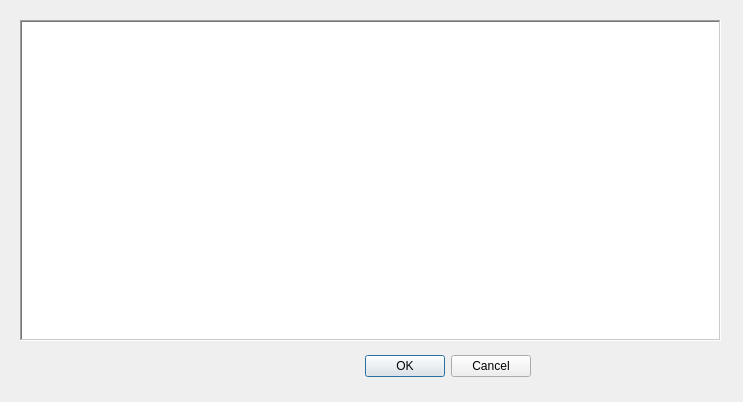
<?xml version="1.0" encoding="UTF-8"?>
<ui version="4.0">
 <class>Result</class>
 <widget class="QDialog" name="Result">
  <property name="geometry">
   <rect>
    <x>0</x>
    <y>0</y>
    <width>743</width>
    <height>402</height>
   </rect>
  </property>
  <property name="windowTitle">
   <string>Results</string>
  </property>
  <widget class="QDialogButtonBox" name="buttonBox">
   <property name="geometry">
    <rect>
     <x>190</x>
     <y>350</y>
     <width>341</width>
     <height>32</height>
    </rect>
   </property>
   <property name="orientation">
    <enum>Qt::Horizontal</enum>
   </property>
   <property name="standardButtons">
    <set>QDialogButtonBox::Cancel|QDialogButtonBox::Ok</set>
   </property>
  </widget>
  <widget class="QTableWidget" name="tableWidget">
   <property name="geometry">
    <rect>
     <x>20</x>
     <y>20</y>
     <width>701</width>
     <height>321</height>
    </rect>
   </property>
   <property name="frameShape">
    <enum>QFrame::WinPanel</enum>
   </property>
   <property name="sizeAdjustPolicy">
    <enum>QAbstractScrollArea::AdjustToContents</enum>
   </property>
   <property name="editTriggers">
    <set>QAbstractItemView::NoEditTriggers</set>
   </property>
   <property name="alternatingRowColors">
    <bool>true</bool>
   </property>
   <property name="textElideMode">
    <enum>Qt::ElideMiddle</enum>
   </property>
   <property name="sortingEnabled">
    <bool>true</bool>
   </property>
   <property name="wordWrap">
    <bool>true</bool>
   </property>
  </widget>
 </widget>
 <resources/>
 <connections>
  <connection>
   <sender>buttonBox</sender>
   <signal>accepted()</signal>
   <receiver>Result</receiver>
   <slot>accept()</slot>
   <hints>
    <hint type="sourcelabel">
     <x>248</x>
     <y>254</y>
    </hint>
    <hint type="destinationlabel">
     <x>157</x>
     <y>274</y>
    </hint>
   </hints>
  </connection>
  <connection>
   <sender>buttonBox</sender>
   <signal>rejected()</signal>
   <receiver>Result</receiver>
   <slot>reject()</slot>
   <hints>
    <hint type="sourcelabel">
     <x>316</x>
     <y>260</y>
    </hint>
    <hint type="destinationlabel">
     <x>286</x>
     <y>274</y>
    </hint>
   </hints>
  </connection>
 </connections>
</ui>
